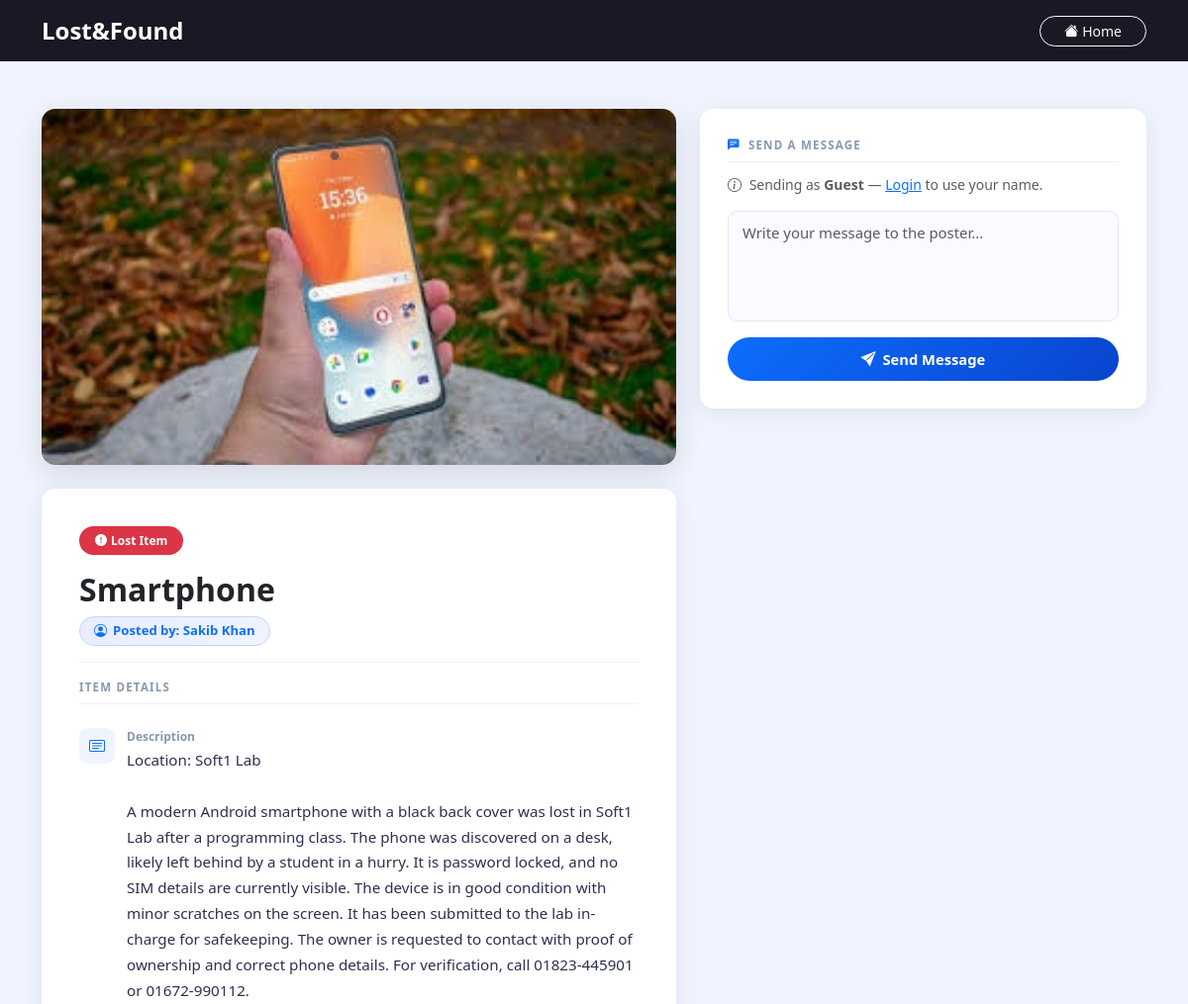
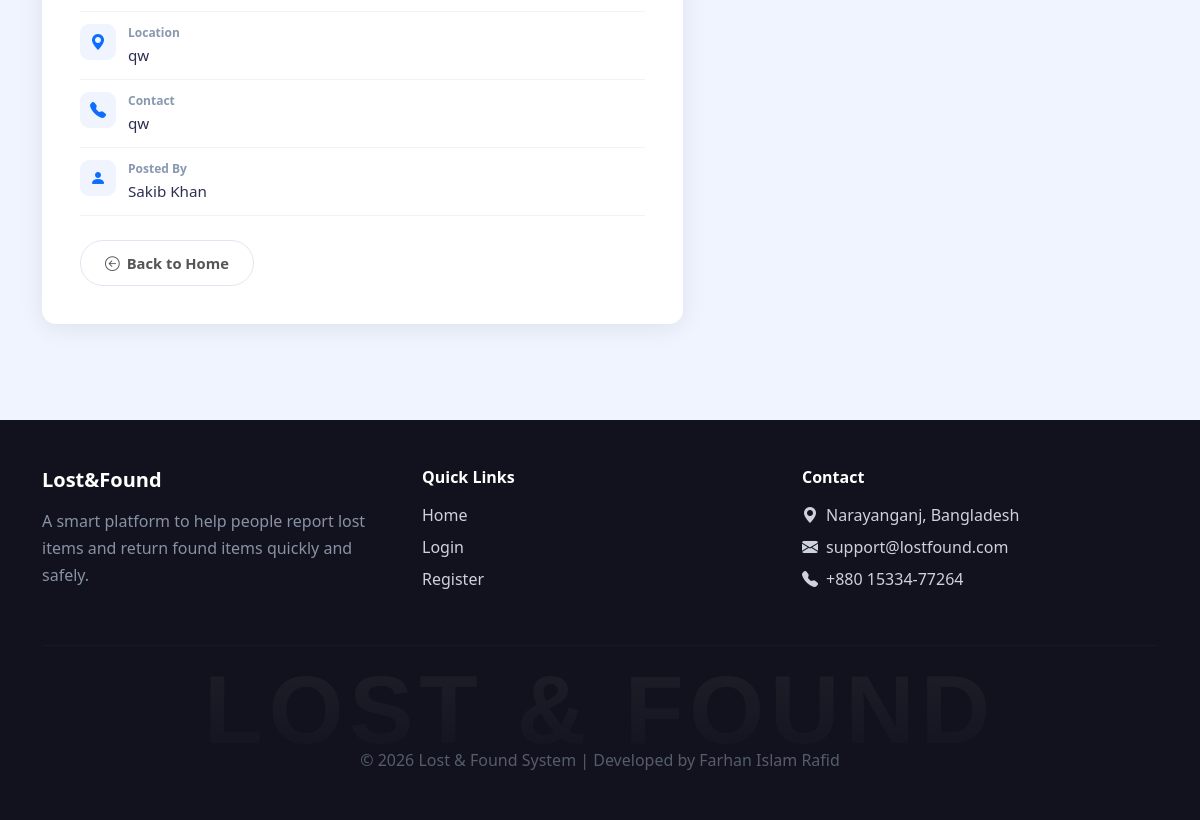
Screenshot of /cardpage.php?id=10 with the database file from the repository (2 pictures, top to bottom).
### tables this page shows
CREATE TABLE `products` (
  `Id` int(11) NOT NULL,
  `user_id` varchar(100) NOT NULL,
  `name` varchar(100) NOT NULL,
  `description` text NOT NULL,
  `image` varchar(255) NOT NULL,
  `type` varchar(100) NOT NULL,
  `location` varchar(255) DEFAULT NULL,
  `contact` varchar(50) DEFAULT NULL,
  `question` varchar(255) DEFAULT NULL,
  `answer` varchar(255) DEFAULT NULL
);

CREATE TABLE `users` (
  `Id` int(100) NOT NULL,
  `name` varchar(100) NOT NULL,
  `email` varchar(100) NOT NULL,
  `phone` varchar(14) NOT NULL,
  `password` varchar(255) NOT NULL,
  `google_id` varchar(255) NOT NULL,
  `role` varchar(20) NOT NULL,
  `status` varchar(20) DEFAULT 'Active'
);

### cardpage.php (the view, shortened to what this page needs)
<?php
include 'db.php';
$id = intval($_GET['id']);
$result = mysqli_query($conn, "SELECT products.*, users.name as uploader_name
    FROM products
    LEFT JOIN users ON CAST(products.user_id AS UNSIGNED) = users.Id
    WHERE products.Id='$id'");
$row = mysqli_fetch_assoc($result);
?>
<!DOCTYPE html>
<html lang="en">
<head>
  <link href="https://cdn.jsdelivr.net/npm/bootstrap@5.3.0/dist/css/bootstrap.min.css" rel="stylesheet">
  <link href="https://cdn.jsdelivr.net/npm/bootstrap-icons@1.11.3/font/bootstrap-icons.min.css" rel="stylesheet">
</head>
<body>
<nav class="navbar navbar-expand-lg navbar-dark sticky-top">
  <div class="container">
    <a class="navbar-brand fw-bold fs-4" href="index.php">Lost&amp;Found</a>
    <div class="ms-auto d-flex gap-2">
      <a href="index.php" class="btn btn-outline-light rounded-pill px-4 btn-sm">
        <i class="bi bi-house-fill me-1"></i>Home
      </a>
    </div>
  </div>
</nav>
<div class="container py-5">
  <div class="row justify-content-center g-4">
    <div class="col-lg-7">
      <div class="item-image-wrap mb-4">
        <img src="uploads/<?php echo htmlspecialchars($row['image']); ?>"
             alt="<?php echo htmlspecialchars($row['name']); ?>">
      </div>
      <div class="detail-card">
        <div class="mb-3">
          <?php if ($row['type'] == "Lost"): ?>
            <span class="badge bg-danger px-3 py-2 rounded-pill mb-2">
              <i class="bi bi-exclamation-circle-fill me-1"></i>Lost Item
            </span>
          <?php else: ?>
            <span class="badge bg-success px-3 py-2 rounded-pill mb-2">
              <i class="bi bi-check-circle-fill me-1"></i>Found Item
            </span>
          <?php endif; ?>
          <h2 class="fw-bold text-dark mt-2 mb-2">
            <?php echo htmlspecialchars($row['name']); ?>
          </h2>
          <span class="uploader-badge">
            <i class="bi bi-person-circle"></i>
            Posted by: <?php echo htmlspecialchars($row['uploader_name'] ?? 'Unknown'); ?>
          </span>
        </div>
        <div style="height:1px;background:#eef0f5;margin:16px 0;"></div>
        <div class="section-label">Item Details</div>
        <div class="info-row">
          <div class="info-icon"><i class="bi bi-card-text"></i></div>
          <div>
            <div class="info-label">Description</div>
            <div class="info-value" style="line-height:1.7;">
              <?php echo nl2br(htmlspecialchars($row['description'])); ?>
            </div>
          </div>
        </div>
        <div class="info-row">
          <div class="info-icon"><i class="bi bi-geo-alt-fill"></i></div>
          <div>
            <div class="info-label">Location</div>
            <div class="info-value"><?php echo htmlspecialchars($row['location'] ?? '—'); ?></div>
          </div>
        </div>
        <div class="info-row">
          <div class="info-icon"><i class="bi bi-telephone-fill"></i></div>
          <div>
            <div class="info-label">Contact</div>
            <div class="info-value"><?php echo htmlspecialchars($row['contact'] ?? '—'); ?></div>
          </div>
        </div>
        <div class="info-row">
          <div class="info-icon"><i class="bi bi-person-fill"></i></div>
          <div>
            <div class="info-label">Posted By</div>
            <div class="info-value">
              <?php echo htmlspecialchars($row['uploader_name'] ?? 'Unknown'); ?>
            </div>
          </div>
        </div>
        <div class="mt-4">
          <a href="index.php" class="btn-outline-custom">
            <i class="bi bi-arrow-left-circle"></i> Back to Home
          </a>
        </div>
      </div>
    </div>
    <div class="col-lg-5">
      <div class="msg-box">
        <div class="section-label">
          <i class="bi bi-chat-left-text-fill me-1" style="color:var(--primary);"></i>
          Send a Message
        </div>
        <p class="text-muted small mb-3">
          <i class="bi bi-info-circle me-1"></i>
          <?php if (isset($_SESSION['user_name'])): ?>
            Sending as <strong><?php echo htmlspecialchars($_SESSION['user_name']); ?></strong>
          <?php else: ?>
            Sending as <strong>Guest</strong> —
            <a href="login.php" style="color:var(--primary);">Login</a> to use your name.
          <?php endif; ?>
        </p>
        <form method="POST">
          <div class="mb-3">
            <textarea name="message" class="form-control" rows="4"
                      placeholder="Write your message to the poster..." required></textarea>
          </div>
          <button type="submit" name="send_msg" class="btn-primary-custom">
            <i class="bi bi-send-fill"></i> Send Message
          </button>
        </form>
      </div>
    </div>
  </div>
</div>
<footer class="py-5 mt-5">
  <div class="container">
    <div class="row">
      <div class="col-md-4 mb-4">
        <h5 class="fw-bold text-white mb-3">Lost&amp;Found</h5>
        <p style="color:#8892a4; line-height:1.7;">A smart platform to help people report lost items and return found items quickly and safely.</p>
      </div>
      <div class="col-md-4 mb-4">
        <h6 class="fw-bold text-white mb-3">Quick Links</h6>
        <a href="index.php" class="d-block mb-2">Home</a>
        <?php if (!isset($_SESSION['user_id'])): ?>
          <a href="login.php"    class="d-block mb-2">Login</a>
          <a href="register.php" class="d-block mb-2">Register</a>
        <?php else: ?>
          <a href="dashboard.php" class="d-block mb-2">Dashboard</a>
          <a href="logout.php" class="d-block mb-2" style="color:#dc3545;">Logout</a>
        <?php endif; ?>
      </div>
      <div class="col-md-4 mb-4">
        <h6 class="fw-bold text-white mb-3">Contact</h6>
        <p class="mb-2"><i class="bi bi-geo-alt-fill me-2"></i>Narayanganj, Bangladesh</p>
        <p class="mb-2"><i class="bi bi-envelope-fill me-2"></i>support@lostfound.com</p>
        <p class="mb-0"><i class="bi bi-telephone-fill me-2"></i>+880 15334-77264</p>
      </div>
    </div>
    <hr style="border-color:#2a2a3e;">
    <div class="text-center" style="font-family:'Arial Black',sans-serif;font-size:clamp(3rem,8vw,6rem);font-weight:900;letter-spacing:6px;text-transform:uppercase;background:linear-gradient(180deg,rgba(255,255,255,0.05),rgba(255,255,255,0.01));-webkit-background-clip:text;-webkit-text-fill-color:transparent;user-select:none;line-height:1;margin-bottom:-10px;">
      LOST & FOUND
    </div>
    <p class="text-center mb-0" style="color:#555d6b;">
      &copy; 2026 Lost &amp; Found System | Developed by Farhan Islam Rafid
    </p>
  </div>
</footer>
</body>
</html>

### cardpage.php (style rules this page uses)
:root { --primary: #0d6efd; --primary-dark: #0944CE; --radius: 14px; }
body { background: #f0f4ff; min-height: 100vh; font-family: 'Segoe UI', sans-serif; }
.navbar { background: rgba(18,18,30,0.97) !important; }
.item-image-wrap { border-radius: var(--radius); overflow: hidden; box-shadow: 0 8px 30px rgba(0,0,0,0.12); background: #e9ecef; }
.item-image-wrap img { width: 100%; max-height: 460px; object-fit: cover; display: block; transition: transform 0.4s ease; }
.detail-card, .msg-box { background: #fff; border-radius: var(--radius); box-shadow: 0 4px 24px rgba(0,0,0,0.08); padding: 28px; animation: fadeUp 0.35s ease; }
.section-label { font-size: 0.72rem; font-weight: 700; text-transform: uppercase; letter-spacing: 1.2px; color: #8898b0; margin-bottom: 12px; padding-bottom: 8px; border-bottom: 1px solid #eef0f5; }
.info-row { display: flex; align-items: flex-start; gap: 12px; padding: 12px 0; border-bottom: 1px solid #f0f2f8; }
.info-icon { width: 36px; height: 36px; border-radius: 9px; background: #f0f4ff; display: flex; align-items: center; justify-content: center; color: var(--primary); font-size: 1rem; flex-shrink: 0; }
.info-label { font-size: 0.75rem; color: #8898b0; font-weight: 600; margin-bottom: 2px; }
.info-value { font-size: 0.95rem; color: #2c3050; font-weight: 500; }
.form-control { border-radius: 10px; border: 1.5px solid #e2e6f0; padding: 10px 14px; font-size: 0.93rem; transition: border-color 0.2s, box-shadow 0.2s; background: #fafbff; }
textarea.form-control { resize: none; }
.btn-primary-custom { background: linear-gradient(135deg, var(--primary), var(--primary-dark)); color: #fff; border: none; border-radius: 50px; padding: 11px 22px; font-weight: 600; font-size: 0.92rem; display: inline-flex; align-items: center; gap: 7px; transition: opacity 0.2s, transform 0.15s; text-decoration: none; width: 100%; justify-content: center; }
.btn-outline-custom { border-radius: 50px; padding: 11px 24px; font-weight: 600; font-size: 0.92rem; display: inline-flex; align-items: center; gap: 7px; border: 1.5px solid #e2e6f0; color: #555; background: #fff; transition: 0.2s; text-decoration: none; }
.uploader-badge { display: inline-flex; align-items: center; gap: 6px; background: linear-gradient(135deg, #e8edff, #f0f4ff); border: 1px solid #c7d4ff; border-radius: 50px; padding: 4px 14px; font-size: 0.82rem; font-weight: 600; color: var(--primary); }
footer { background: #12121e; color: #cdd2dc; }
footer a { color: #cdd2dc; text-decoration: none; transition: 0.2s; }
@media (min-width: 1200px) { .detail-card { padding: 38px; } }

### rows the page displays
products: image (picture), name "Smartphone", user.name "Sakib Khan", description "Location: Soft1 Lab A modern Android smartphone with a black back cover was lost in Soft1 Lab after a programming class. The phone was discovered on a desk, likely left behind by a student in a hurry. It is password locked, and no SIM details are currently visible. The device is in good condition with minor scratches on the screen. It has been submitted to the lab in-charge for safekeeping. The owner is requested to contact with proof of ownership and correct phone details. For verification, call 01823-445901 or 01672-990112.", location "qw", contact "qw"
